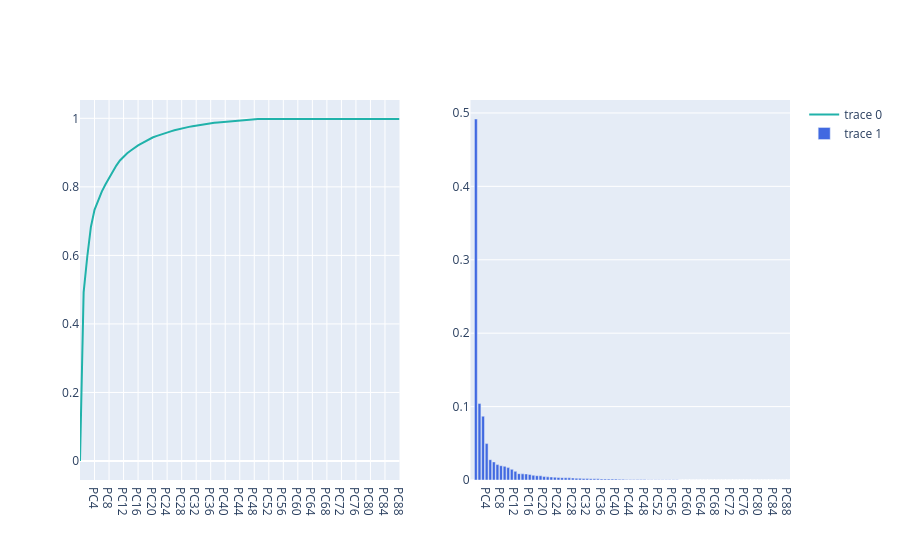

Write notebook code for a chart like this one.
### Markdown cell above
Explained Variance + Cumulative Variance

### Code cell
from plotly.subplots import make_subplots
import plotly.graph_objects as go

fig = make_subplots(rows=1, cols=2)

fig.add_trace(
    go.Scatter(
        x=df_explained_variance['PC'],
        y=df_explained_variance['Cumulative Variance'],
        marker=dict(size=15, color="LightSeaGreen")
    ), row=1, col=1
    )

fig.add_trace(
    go.Bar(
        x=df_explained_variance['PC'],
        y=df_explained_variance['Explained Variance'],
        marker=dict(color="RoyalBlue"),
    ), row=1, col=2
    )

fig.show()

### Figure 1 — Plotly figure (JSON) as saved in the notebook; plotly's stock layout.template omitted (floating-point values rounded to 4 significant figures)
{"data": [{"marker": {"color": "LightSeaGreen", "size": 15}, "type": "scatter", "x": ["", "PC1", "PC2", "PC3", "PC4", "PC5", "PC6", "PC7", "PC8", "PC9", "PC10", "PC11", "PC12", "PC13", "PC14", "PC15", "PC16", "PC17", "PC18", "PC19", "PC20", "PC21", "PC22", "PC23", "PC24", "PC25", "PC26", "PC27", "PC28", "PC29", "PC30", "PC31", "PC32", "PC33", "PC34", "PC35", "PC36", "PC37", "PC38", "PC39", "PC40", "PC41", "PC42", "PC43", "PC44", "PC45", "PC46", "PC47", "PC48", "PC49", "PC50", "PC51", "PC52", "PC53", "PC54", "PC55", "PC56", "PC57", "PC58", "PC59", "PC60", "PC61", "PC62", "PC63", "PC64", "PC65", "PC66", "PC67", "PC68", "PC69", "PC70", "PC71", "PC72", "PC73", "PC74", "PC75", "PC76", "PC77", "PC78", "PC79", "PC80", "PC81", "PC82", "PC83", "PC84", "PC85", "PC86", "PC87", "PC88"], "xaxis": "x", "y": [0.0, 0.492, 0.596, 0.683, 0.733, 0.761, 0.786, 0.807, 0.826, 0.845, 0.862, 0.877, 0.889, 0.898, 0.906, 0.914, 0.921, 0.927, 0.933, 0.939, 0.944, 0.948, 0.952, 0.956, 0.959, 0.962, 0.965, 0.968, 0.971, 0.973, 0.975, 0.977, 0.979, 0.981, 0.983, 0.985, 0.986, 0.987, 0.988, 0.989, 0.99, 0.991, 0.992, 0.993, 0.994, 0.995, 0.996, 0.997, 0.998, 0.998, 0.998, 0.998, 0.998, 0.998, 0.998, 0.998, 0.998, 0.998, 0.998, 0.998, 0.998, 0.998, 0.998, 0.998, 0.998, 0.998, 0.998, 0.998, 0.998, 0.998, 0.998, 0.998, 0.998, 0.998, 0.998, 0.998, 0.998, 0.998, 0.998, 0.998, 0.998, 0.998, 0.998, 0.998, 0.998, 0.998, 0.998, 0.998, 0.998], "yaxis": "y"}, {"marker": {"color": "RoyalBlue"}, "type": "bar", "x": ["", "PC1", "PC2", "PC3", "PC4", "PC5", "PC6", "PC7", "PC8", "PC9", "PC10", "PC11", "PC12", "PC13", "PC14", "PC15", "PC16", "PC17", "PC18", "PC19", "PC20", "PC21", "PC22", "PC23", "PC24", "PC25", "PC26", "PC27", "PC28", "PC29", "PC30", "PC31", "PC32", "PC33", "PC34", "PC35", "PC36", "PC37", "PC38", "PC39", "PC40", "PC41", "PC42", "PC43", "PC44", "PC45", "PC46", "PC47", "PC48", "PC49", "PC50", "PC51", "PC52", "PC53", "PC54", "PC55", "PC56", "PC57", "PC58", "PC59", "PC60", "PC61", "PC62", "PC63", "PC64", "PC65", "PC66", "PC67", "PC68", "PC69", "PC70", "PC71", "PC72", "PC73", "PC74", "PC75", "PC76", "PC77", "PC78", "PC79", "PC80", "PC81", "PC82", "PC83", "PC84", "PC85", "PC86", "PC87", "PC88"], "xaxis": "x2", "y": [0.0, 0.4918, 0.1041, 0.08693, 0.0496, 0.02766, 0.02468, 0.02099, 0.01945, 0.01859, 0.01687, 0.01451, 0.01178, 0.008629, 0.008415, 0.008263, 0.007487, 0.006453, 0.005866, 0.005768, 0.004697, 0.004284, 0.004082, 0.003782, 0.00339, 0.003144, 0.003093, 0.002994, 0.002706, 0.002423, 0.002238, 0.00204, 0.001923, 0.001777, 0.001679, 0.001571, 0.00145, 0.001403, 0.001336, 0.00132, 0.001213, 0.001038, 0.0009898, 0.0007696, 0.0006954, 0.0006423, 0.0005904, 0.0005459, 0.0005171, 0.0004859, 0.0004195, 0.0004006, 0.0003817, 0.0003526, 0.000338, 0.0002914, 0.0002252, 0.0001909, 0.0001385, 0.000113, 8.446e-05, 8.165e-05, 7.539e-05, 7.3e-05, 5.218e-05, 4.573e-05, 3.252e-05, 2.147e-05, 1.624e-05, 2.377e-06, 1.581e-06, 1.357e-06, 4.87e-07, 1.573e-07, 1.182e-07, 4.914e-08, 1.348e-08, 1.716e-17, 1.144e-17, 8.074e-18, 5.071e-18, 3.881e-18, 2.864e-18, 1.804e-19, 0.0, 0.0, 0.0, 0.0, 0.0], "yaxis": "y2"}], "layout": {"xaxis": {"anchor": "y", "domain": [0, 0.45]}, "xaxis2": {"anchor": "y2", "domain": [0.55, 1]}, "yaxis": {"anchor": "x", "domain": [0, 1]}, "yaxis2": {"anchor": "x2", "domain": [0, 1]}}}
